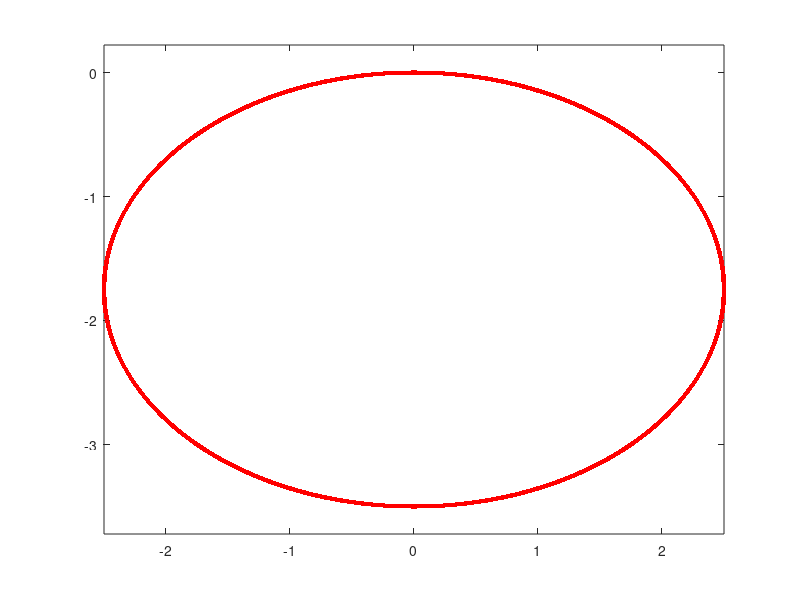

The MATLAB source for this figure: (Note: this script raises an error after producing the figure.)

%speed_to_erpm_gain  = 4277.5
%speed_to_duty (m/s) = 0.0602
close all
%


compile_solver=true;

Ts = 1/10;      % Tempo de amostragem (20 Hz)
T_total = 20; % Tempo de sim
% Definir o horizonte de predição
N = 10; % Horizonte do MPC

L = 0.35; % Distância entre eixos
servo_gain=-0.840; % Ganho do servo (rad/unidade)


servo_max=0.4; % Ângulo máximo do servo
v_max = 1;        % Velocidade máxima (m/s)

delta_max = abs(servo_max/servo_gain); % Ângulo máximo de direção (radianos)

v_ref = 1.0;  % m/s

N_total = 10000;  % Numeros de pontos traj
n = (2*pi)/N_total;
x_traj = 2.5 * cos(0:n:2*pi);
y_traj = -1.75 - 1.75 * sin(0:n:2*pi);
dx = diff(x_traj);              % tamanho N-1
dy = diff(y_traj);              % tamanho N-1
psi_traj =atan2(dy, dx);           % heading entre pontos consecutivos
psi_traj(end+1) = psi_traj(end);     % repetir o último valor → agora tamanho N

figure
plot(x_traj, y_traj, 'r.', 'MarkerSize', 10);
axis equal



% Parâmetros do MPC
Q = diag([10, 10, 1, 1, 1]);  % [x, y, psi, theta, v]
R = diag([0.1, 0.1]);       % Ponderação dos controles

check_acados_requirements()
lib_path = fullfile(pwd, 'c_generated_code');

% Adiciona ao LD_LIBRARY_PATH do sistema
current_ld_path = getenv('LD_LIBRARY_PATH');
if ~contains(current_ld_path, lib_path)
    setenv('LD_LIBRARY_PATH', [getenv('LD_LIBRARY_PATH'), ':', lib_path]);
end

% Adiciona também ao path do MATLAB para segurança
addpath(lib_path);
addpath(genpath(pwd))

% ------ Setup do ACADOS ------
import casadi.*

if(compile_solver || ~exist('solver', 'var') )
    clear solver
    solver = setup_ocp(N, Ts, Q, R, delta_max, v_max);  % <- Verifica se tens este ficheiro
    save('solver_data.mat', 'solver');
else 
    % solver=acados_mex_create_mpc_model();
    % if isfile('solver_data.mat')
    %     loaded = load('solver_data.mat');
    %     solver = loaded.solver;
    % else
    %     error('Solver ainda não foi gerado! Executa primeiro com compile_solver = true');
    % end
end

% ------------------------------

% Estado inicial
x = [0; 0; 0 ;0; 0]; % [x, y, psi, theta, v]
history = x';
u0=[0;0];
u_history=u0';

% Gráfico Trajetoria
figure; hold on; grid on;
plot(x_traj, y_traj, 'r--', 'LineWidth', 1.5);
%traj = plot(x(1), x(2), 'bo-', 'LineWidth', 2);
% Seta de orientação
heading_arrow = quiver(x(1), x(2), cos(x(3)), sin(x(3)), 0.5, 'b', 'LineWidth', 2, 'MaxHeadSize', 2);
traj_ref = plot(x_traj(1:N), y_traj(1:N), 'y--', 'LineWidth', 1.5);
xlabel('x [m]'); ylabel('y [m]');
title('Sim MPC');
legend('Trajetória de referência', 'Trajetória do veículo');
xlim([-3,3])
axis equal

figure;
sgtitle('Estados');
subplot(3,1,1);
p_angle=plot(0, 0, 'b-', 'LineWidth', 2);
xlabel('Step');
ylabel('Ângulo de direção [rad]');
subplot(3,1,2);
p_v=plot(0, 0, 'b-', 'LineWidth', 2);
xlabel('Step');
ylabel('Velocidade [m/s]');
subplot(3,1,3);
p_psi=plot(0, 0, 'b-', 'LineWidth', 2);
xlabel('Step');
ylabel('PSI [rad]');



figure;
sgtitle('Inputs');
subplot(2,1,1);
p_u1=plot(0, 0, 'b-', 'LineWidth', 2);
xlabel('Step');
ylabel('Ângulo de direção [rad]');
subplot(2,1,2);
p_u2=plot(0, 0, 'b-', 'LineWidth', 2);
ylabel('Velocidade [m/s]');
xlabel('Step');
t_exec=0;

% Loop principal do MPC
for t_idx = 1:T_total/Ts-1
    % Trajetória de referência para o horizonte atual
    

   % 1. Find the closest point to the current position
    distances = sqrt((x_traj - x(1)).^2 + (y_traj - x(2)).^2);
    [~, idx_ref_start] = min(distances);
    % 2. Compute reference points by walking along the trajectory
    x_ref_step = zeros(1, N);
    y_ref_step = zeros(1, N);
    psi_ref = zeros(1, N);
    idx = idx_ref_start;
    dist_accum = 0;

    for i = 1:N
        target_dist = (i - 1) * Ts * v_ref;
    
        while dist_accum < target_dist
            next_idx = mod(idx, length(x_traj)) + 1;
            dx = x_traj(next_idx) - x_traj(idx);
            dy = y_traj(next_idx) - y_traj(idx);
            dist_accum = dist_accum + sqrt(dx^2 + dy^2);
            idx = next_idx;
        end
    
        x_ref_step(i) = x_traj(idx);
        y_ref_step(i) = y_traj(idx);
        psi_ref(i) = psi_traj(idx);
    end

    

    % ----- Definir referências para o ACADOS -----
    % yref_all = zeros(4, N);
    % for k = 1:N
    %     yref_all(:,k) = [x_ref_step(k); y_ref_step(k); 0 ;v_ref];
    % end

    for k = 0:N-1
           yref_k = [x_ref_step(k+1); y_ref_step(k+1); sin(psi_ref(k+1));cos(psi_ref(k+1));0; v_ref];
           solver.set('cost_y_ref', yref_k, k);
    end

    %solver.set('cost_y_ref', yref_all);

    %solver.set('yref_e', [x_ref_step(end); y_ref_step(end); 0; 0; v_ref]);
    %solver.set(N, 'p', [x_ref_step(end); y_ref_step(end); v_ref]);
    
    
    solver.set('cost_y_ref_e', [x_ref_step(end); y_ref_step(end);sin(psi_ref(k+1));cos(psi_ref(k+1))]);



    solver.set('constr_lbx', x, 0);  % Estado inicial lower bound no estágio 0
    solver.set('constr_ubx', x, 0);
    
    tic()
    solver.solve();
    t_exec =[t_exec,toc]; 

    u = solver.get('u', 0);

    % U_opt = zeros(2, N);  % 2 inputs por etapa: delta e v
    % X_opt = zeros(5, N);  % 2 inputs por etapa: delta e v
    % for k = 0:N-1
    %     U_opt(:, k+1) = solver.get('u', k);
    %     X_opt(:, k+1) = solver.get('x', k);
    %     set(heading_arrow,'XData', X_opt(1,k+1), 'YData', X_opt(2,k+1),'UData', cos(X_opt(3,k+1)), 'VData', sin(X_opt(3,k+1)));
    %     drawnow;
    %     pause(0.05)
    % end
    
    u_history=[u_history; u'];

    % Atualiza estado com o modelo da bicicleta
    x = simulate_dynamics(x, u, Ts, L);

    history = [history; x'];

    % Atualiza gráfico
    %set(traj, 'XData', history(:,1), 'YData', history(:,2));
    set(heading_arrow,'XData', x(1), 'YData', x(2),'UData', cos(x(3)), 'VData', sin(x(3)));
    drawnow;
    set(traj_ref, 'XData', x_ref_step , 'YData', y_ref_step);
    drawnow;
    set(p_psi , 'XData', 0:t_idx, 'YData',history(:,3));
    set(p_angle , 'XData', 0:t_idx, 'YData', history(:,4));
    set(p_v , 'XData', 0:t_idx, 'YData',history(:,5));
    set(p_u1, 'XData', 0:t_idx, 'YData',u_history(:,1));
    set(p_u2, 'XData', 0:t_idx, 'YData',u_history(:,2));
    drawnow;



end

figure;
plot(t_exec*1000)
title("Tempo de Execuçao Solver")
xlabel("Step")
ylabel("Tempo[ms]")
%fprintf("distancia percorrida",int(history(:,5),Ts))

%Plotar angulo de direção
% figure;
% subplot(2,1,1);
% plot(1:T_total, history(:,3), 'b-', 'LineWidth', 2);
% xlabel('Step');
% ylabel('Ângulo de direção [rad]');
% title('Ângulo de direção do veículo');
% subplot(2,1,2);
% plot(1:T_total, history(:,4), 'b-', 'LineWidth', 2);
% xlabel('Step');
% ylabel('Velocidade [m/s]');
% title('Velocidade do veículo');


% ---- Simulação da Dinâmica ----
function x_sim = simulate_dynamics(x, u, Ts, L)

delta = u(1);
v = u(2);
psi = x(3); % Orientação atual

x(4)=delta;
x(5)=v;

x_sim = x + Ts * [
    v * cos(psi);        % dx/dt
    v * sin(psi);        % dy/dt
    (v / L) * tan(delta); % dyaw/dt
    0                     % dtheta/dt
    0                     % dv/dt = 0 (v é entrada direta)
    ];

x_sim(3) = wrapToPi(x_sim(3));  % função do MATLAB


end


% ---- Função de Custo ----
function J = mpc_cost(U, x0, x_ref, y_ref, v_ref, Ts, L, N, Q, R)
x = x0;
J = 0;

for k = 1:N
    u = U(k, :)'; % Controle atual

    x = simulate_dynamics(x, u, Ts, L);
    

    % Erro em relação à referência
    e = [x(1)-x_ref(k); x(2)-y_ref(k); 0; 0 ;x(5)-v_ref];
    J = J + e' * Q * e + u' * R * u;
end
end
